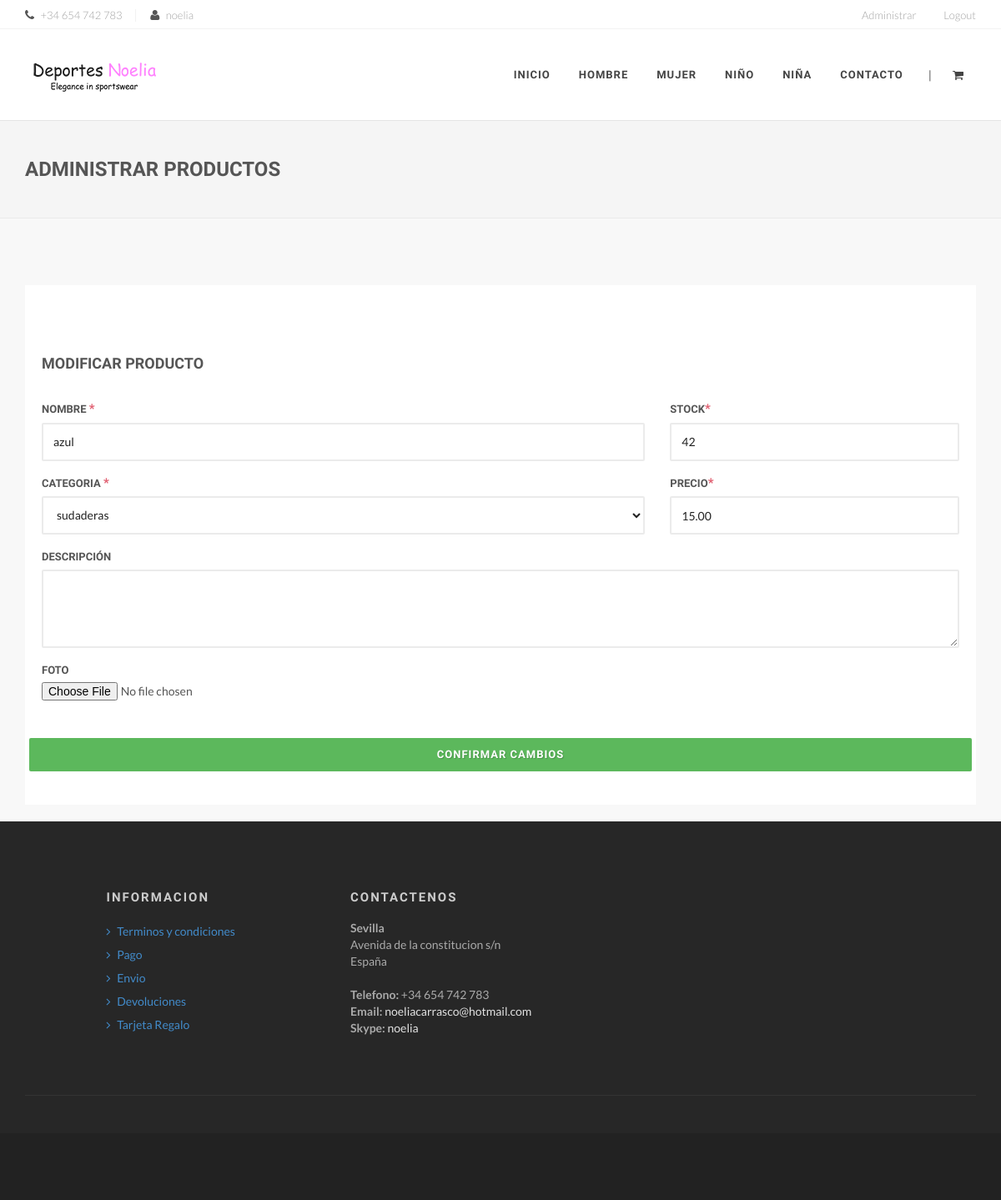
/modificarProducto.php?i=1 (signed in), run on an earlier commit of the app's database.
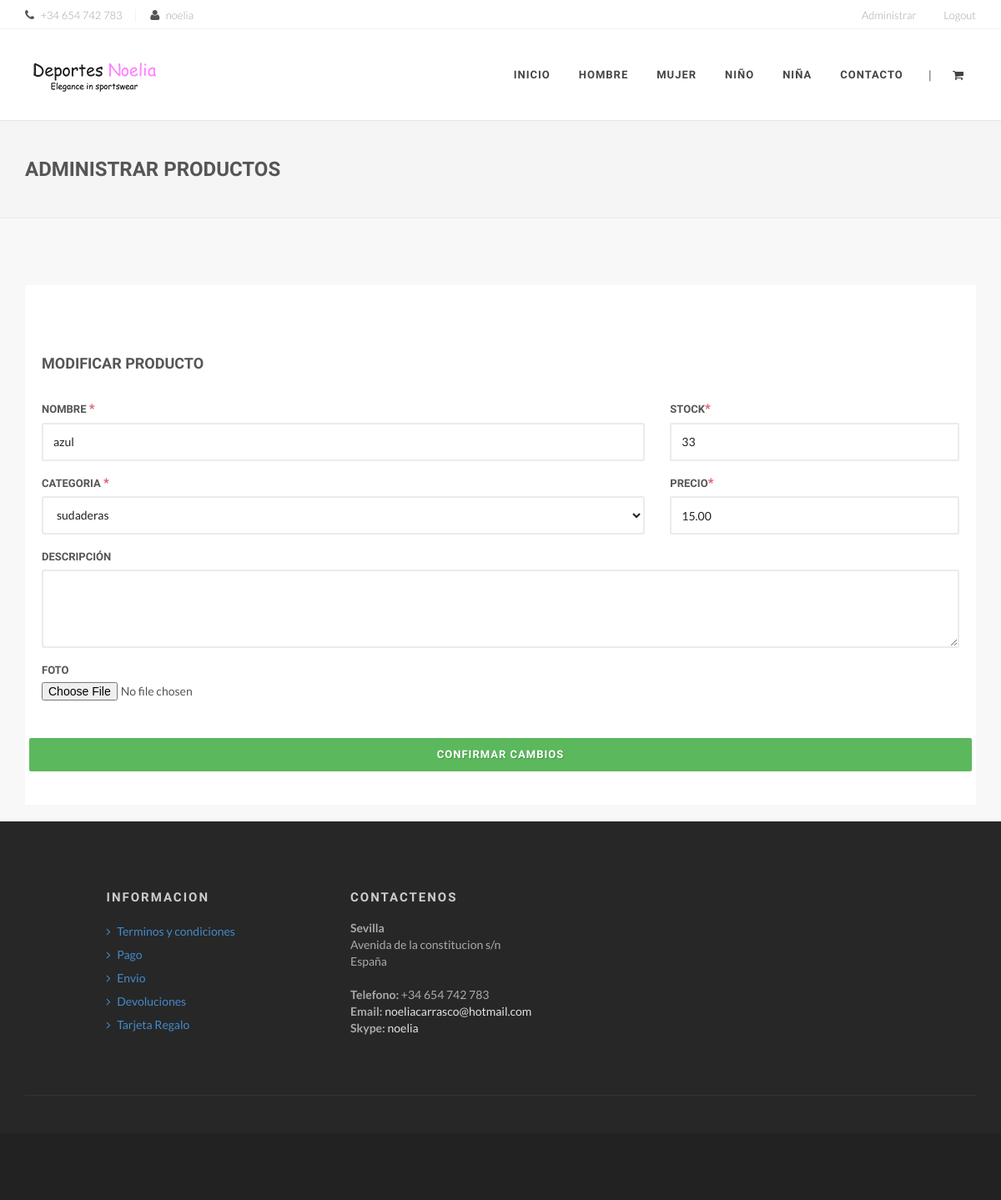
And on a later commit of the database.
### tables this page shows
CREATE TABLE IF NOT EXISTS `productos` (
  `IDPRODUCTO` int(11) NOT NULL AUTO_INCREMENT,
  `NOMBRE` varchar(25) NOT NULL,
  `PRECIO` decimal(6,2) NOT NULL,
  `STOCK` int(11) NOT NULL,
  `FOTO` varchar(25) NOT NULL,
  `IDCATEGORIA` int(11),
  `DESCRIPCION` varchar(25) NOT NULL,
  PRIMARY KEY (`IDPRODUCTO`),
  KEY `productos_ibfk_1` (`IDCATEGORIA`)
);

### modificarProducto.php (the view, shortened to what the changed rows need)
<?PHP
include_once("./db_configuration.php");
	$mysqli = new mysqli($db_host, $db_user, $db_password, "deportes");
	$consulta = "SELECT * FROM productos WHERE IDPRODUCTO = '".$_REQUEST['i']."' ORDER BY IDPRODUCTO";
	$producto_elegido = null;
	if ($resultado = $mysqli->query($consulta)) {
		if($resultado->num_rows > 0){
			$producto_elegido = $resultado->fetch_assoc();
		}
	}
?>
<!DOCTYPE html>
<html>
<head>
    <link rel="stylesheet" href="assets/css/bootstrap.css" type="text/css" />
    <link rel="stylesheet" href="assets/css/font-awesome.min.css" type="text/css" />
    <link rel="stylesheet" href="assets/css/animate.css" type="text/css" />
    <link rel="stylesheet" href="assets/js/vendor/flexslider/flexslider.css" type="text/css" />
    <link rel="stylesheet" href="assets/js/vendor/magnific/magnific-popup.css" type="text/css" />
    <link rel="stylesheet" href="assets/js/vendor/owl/assets/owl.carousel.css" type="text/css" />
    <link rel="stylesheet" href="assets/js/vendor/bootstrap-select/css/bootstrap-select.min.css" type="text/css" />
    <link rel="stylesheet" href="assets/js/vendor/range-slider/css/styles.css" type="text/css" />
    <link rel="stylesheet" href="assets/js/vendor/touchspin/jquery.bootstrap-touchspin.css" type="text/css" />
    <link rel="stylesheet" href="assets/js/vendor/starrr/starrr.css" type="text/css" />
    <link rel="stylesheet" type="text/css" href="assets/js/vendor/rs-plugin/css/settings.css" media="screen" />
    <link rel="stylesheet" href="assets/js/vendor/animsition/css/animsition.min.css">
    <link rel="stylesheet" href="assets/css/style.css" type="text/css" />
</head>
<body>
    <div id="wrapper" class="clearfix animsition">
         <section id="breadcrumbs" class="breadcrumbs">
            <div class="container clearfix">
                <h1>Administrar productos</h1>
        </section>
        <section id="content">
            <div class="content-wrap">
                <div class="container clearfix">
                    <div class="row">
                        <div class="col-md-12">
                            <div class="checkout">
                                <div class="row">
                                    <div class="col-md-12">
                                        <form action="cambiarDatosProducto.php" method="post" enctype="multipart/form-data">
                                            <div class="row">
                                                <div class="form-group col-sm-8">
                                                    <label for="nombre">Nombre <span class="text-lightred" style="font-size: 15px">*</span></label>
                                                    <input name="nombre" type="text" class="form-control myInput" id="nombre" value="<?=$producto_elegido['NOMBRE']?>" required>
                                                </div>
                                                <div class="form-group col-sm-4">
                                                    <label for="stock">Stock<span class="text-lightred" style="font-size: 15px">*</span></label>
                                                    <input name="stock" type="number" class="form-control myInput" id="stock" value="<?=$producto_elegido['STOCK']?>" required>
                                                </div>
                                            </div>
                                            <div class="row">
                                                <div class="form-group col-sm-4">
                                                    <label for="precio">Precio<span class="text-lightred" style="font-size: 15px">*</span></label>
                                                    <input name="precio" type="number" class="form-control myInput" id="precio" value="<?=$producto_elegido['PRECIO']?>" required>
                                                </div>
                                            </div>
                                        </form>
                                    </div>
                                </div>
                            </div>
                        </div>
                    </div>
                </div>
    </div>
</body>
</html>

What changed in the data, as far as the page shows it:
changed productos "azul": stock "42" → "33"
